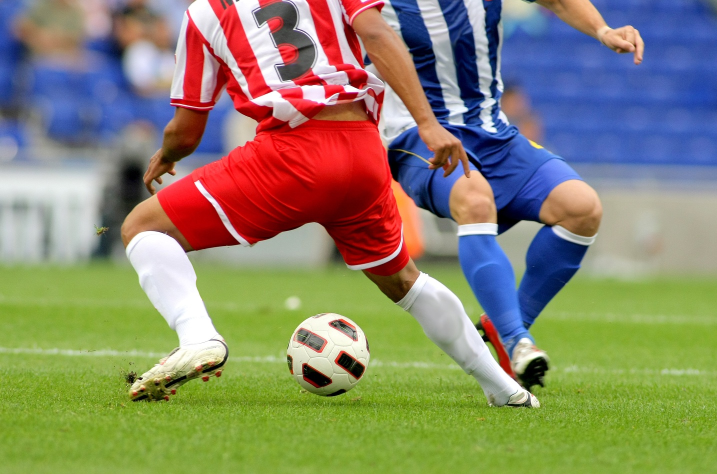
#> input picture 03_ImageProcessing/soccer.jpg, 1434 x 948 px (shown at 1/2 size); the run also reads 1 picture not shown here
$ jupyter execute 3_practice.ipynb
#> lines starting #> are read from the running program, lines starting #| are printed output that depends on the picture
[cell 1]
# 02
import cv2 as cv
import numpy as np
import matplotlib.pyplot as plt
import sys

img = cv.imread('JohnHancocksSignature.png', cv.IMREAD_UNCHANGED)

if img is None:
    print('Image load failed')
    sys.exit()

se = np.uint8([[1],
               [1]])

dilation = cv.dilate(img, se, iterations=1)
plt.imshow(dilation, cmap='gray')
plt.xticks([])  # Hide x-axis ticks
plt.yticks([])  # Hide y-axis ticks
plt.title('Dilated Image')
plt.show()

erosion = cv.erode(img, se, iterations=1)
plt.imshow(erosion, cmap='gray')
plt.xticks([])  # Hide x-axis ticks
plt.yticks([])  # Hide y-axis ticks
plt.title('Eroded Image')
plt.show()

### 히스토그램 평활화
s_k = round( (L - 1) * CDF(k) )

[cell 2]
# 04
import cv2 as cv
import numpy as np

img = cv.imread('soccer.jpg')                             # 이미지 불러오기
#> img is the input picture: shape (948, 1434, 3); mean B, G, R 107.2, 133.3, 136.9

# 2) 그레이스케일 변환 + 텍스트 추가
gray = cv.cvtColor(img, cv.COLOR_BGR2GRAY)                # 컬러 → 흑백으로 변환
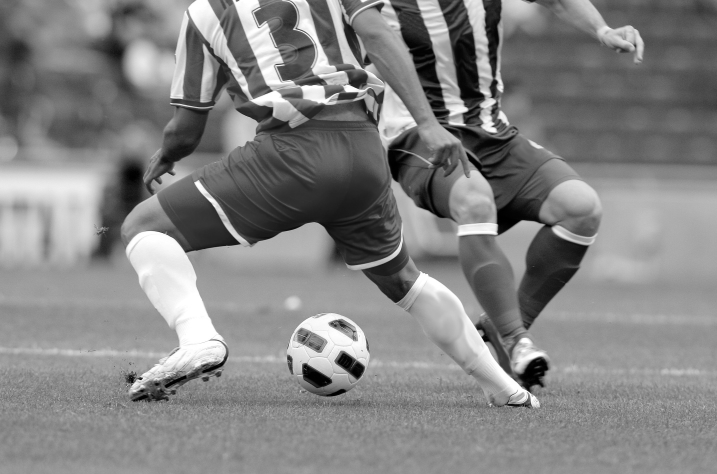
#> gray: shape (948, 1434) (shown at 1/2 size); min 0, max 255, mean 131.4
cv.imshow('gray', gray)                                 # 그레이스케일 이미지 출력

# 수평 엣지 검출을 위한 커널 정의
fedge_h = np.array([
    [-1.0, -1.0, -1.0],
    [ 0.0,  0.0,  0.0],
    [ 1.0,  1.0,  1.0]
])

# 샤프닝 효과를 위한 커널 정의
fsharp = np.array([
    [ 0.0, -1.0,  0.0],
    [-1.0,  4.0, -1.0],
    [ 0.0, -1.0,  0.0]
])

# 엠보싱 효과를 위한 커널 정의
femboss = np.array([
    [-1.0, 0.0, 0.0],
    [ 0.0, 0.0, 0.0],
    [ 0.0, 0.0, 1.0]
])

# 3) 수평 엣지 검출
edge_h = cv.filter2D(gray, -1, fedge_h)                  # 필터 적용
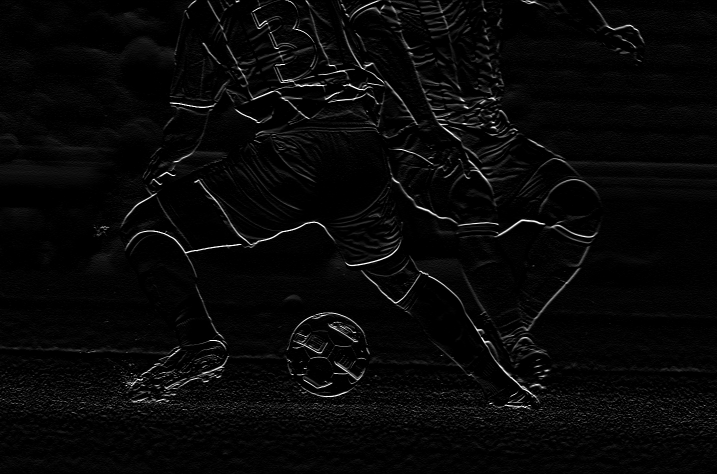
#> edge_h: shape (948, 1434) (shown at 1/2 size); min 0, max 255, mean 7.7
cv.imshow('edge_h', edge_h)                               # 결과 출력

# 4) 샤프닝 효과 적용
sharp = cv.filter2D(gray, -1, fsharp)
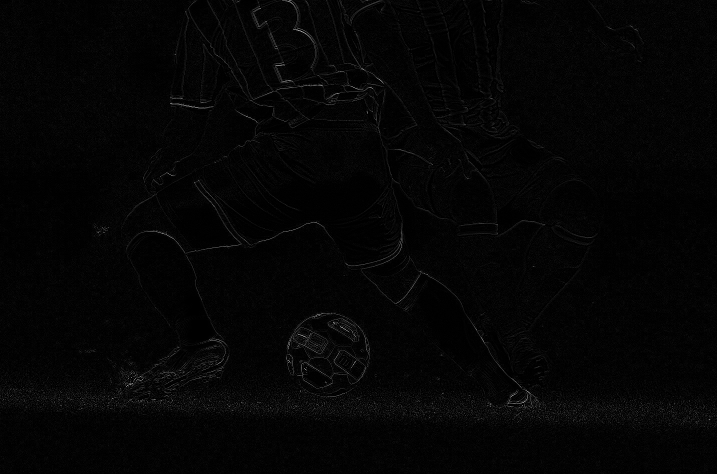
#> sharp: shape (948, 1434) (shown at 1/2 size); min 0, max 255, mean 4.4
sharp = np.uint8(np.clip(sharp, 0, 255))                  # uint8로 변환
cv.imshow('sharp', sharp)

# 5) 엠보싱 효과 적용
gray16 = np.int16(gray)
emboss = np.uint8(
    np.clip(cv.filter2D(gray16, -1, femboss) + 128, 0, 255)
)
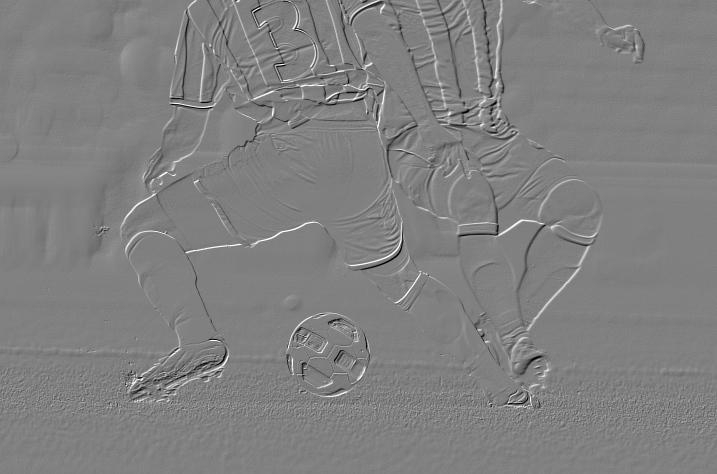
#> emboss: shape (948, 1434) (shown at 1/2 size); min 0, max 255, mean 128
cv.imshow('emboss', emboss)

cv.waitKey(0)
cv.destroyAllWindows()

| 효과       | 핵심 목적     | 커널 특징        | 대표 변화         |
| -------- | --------- | ------------ | ------------- |
| 수평 엣지 검출 | 수평 경계 강조  | 상-하 방향 차이    | 경계만 밝고 배경 어두움 |
| 샤프닝      | 전체 경계 선명화 | 중심 강조, 주변 억제 | 흐릿한 이미지 선명하게  |
| 엠보싱      | 입체감(양각)   | 대각선 차이, +128 | 빛이 비친 듯한 효과   |

[cell 3]
# 06
import numpy as np
import matplotlib.pyplot as plt

# 파라미터
sigma = 1.0
mean = 0.0

# 1차원 가우시안 함수
def gaussian_1d(x, mu, sigma):
    return (1.0 / (np.sqrt(2 * np.pi) * sigma)) * np.exp(- (x - mu)**2 / (2 * sigma**2))

# 2차원 가우시안 함수
def gaussian_2d(x, y, mu, sigma):
    return (1.0 / (2 * np.pi * sigma**2)) * np.exp(- ((x - mu)**2 + (y - mu)**2) / (2 * sigma**2))

# 1D 그리기
x = np.linspace(-5, 5, 100)
y1d = gaussian_1d(x, mean, sigma)

plt.figure(figsize=(12, 5))

plt.subplot(1, 2, 1)
plt.plot(x, y1d)
plt.title('1D Gaussian Function')
plt.xlabel('x')
plt.ylabel('G(x)')
plt.grid(True)

# 2D 그리기
X = np.linspace(-5, 5, 100)
Y = np.linspace(-5, 5, 100)
X, Y = np.meshgrid(X, Y)
Z = gaussian_2d(X, Y, mean, sigma)

from mpl_toolkits.mplot3d import Axes3D

ax = plt.subplot(1, 2, 2, projection='3d')
ax.plot_surface(X, Y, Z, cmap='viridis')
ax.set_title('2D Gaussian Function')
ax.set_xlabel('x')
ax.set_ylabel('y')
ax.set_zlabel('G(x,y)')

plt.tight_layout()
plt.show()
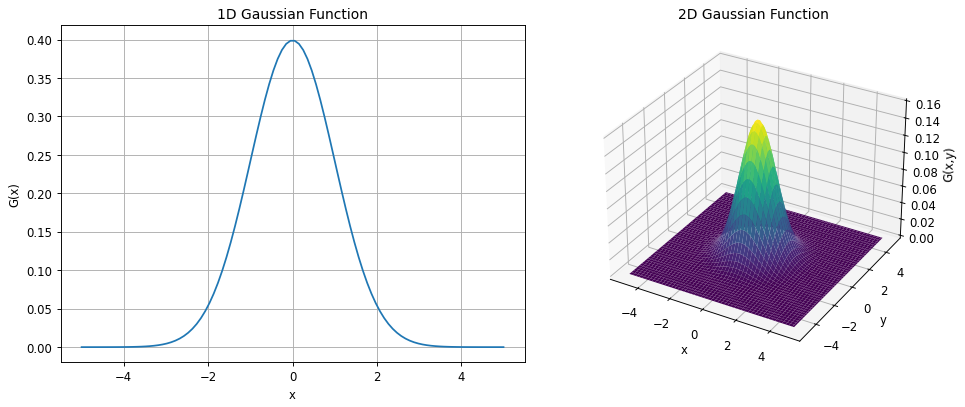
#> figure drawn by matplotlib, 2 panels; panel 1: curve peaks at x = -0.0505, y = 0.398

[cell 4]
# 07
import cv2 as cv
import numpy as np

img = cv.imread('soccer.jpg')                             # 이미지 불러오기
gray = cv.cvtColor(img, cv.COLOR_BGR2GRAY)
# cv.imshow('gray', gray)                                   # 변환된 흑백 이미지 띄우기

# 3) 가우시안 블러(스무딩) 강도 비교
# 커널 크기가 커질수록 더 많이 흐려짐
smooth = cv.GaussianBlur(gray, (7, 7), 0.0)                 # 5x5 블러
median = cv.medianBlur(gray, 7)

cv.imshow('smooth', smooth)
cv.imshow('median', median)

cv.waitKey(0)
cv.destroyAllWindows()

[cell 5]
import cv2 as cv
import numpy as np
import matplotlib.pyplot as plt

# 이미지 로드 → 그레이스케일
img = cv.imread('soccer.jpg', cv.IMREAD_GRAYSCALE)
#> img: shape (948, 1434); min 0, max 255, mean 131.4
if img is None:
    print("이미지를 불러올 수 없습니다.")
    exit()

# ------------------------------
# 1) Salt & Pepper 노이즈 추가
# ------------------------------
def add_salt_pepper_noise(image, prob):
#> called with prob = 0.02
    output = np.copy(image)
    # Salt (흰 점)
    num_salt = np.ceil(prob * image.size * 0.5)
#> num_salt = 13595
    coords = [np.random.randint(0, i - 1, int(num_salt)) for i in image.shape]
    output[coords[0], coords[1]] = 255

    # Pepper (검은 점)
    num_pepper = np.ceil(prob * image.size * 0.5)
#> num_pepper = 13595
    coords = [np.random.randint(0, i - 1, int(num_pepper)) for i in image.shape]
    output[coords[0], coords[1]] = 0
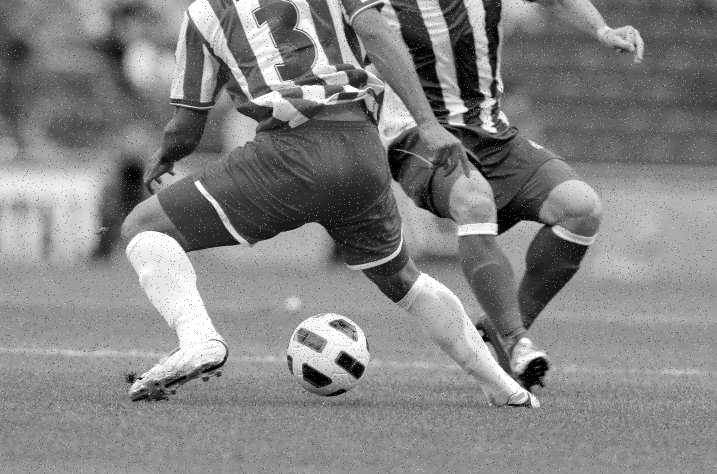
#> output: shape (948, 1434) (shown at 1/2 size); min 0, max 255, mean 131.3

    return output

noisy = add_salt_pepper_noise(img, 0.02)

# ------------------------------
# 2) Gaussian Blur
# ------------------------------
gaussian = cv.GaussianBlur(noisy, (5, 5), 0)

# ------------------------------
# 3) Median Blur
# ------------------------------
median = cv.medianBlur(noisy, 5)

# ------------------------------
# 4) 결과 시각화
# ------------------------------
titles = ['Original', 'Noisy (Salt & Pepper)', 'Gaussian Blur', 'Median Blur']
images = [img, noisy, gaussian, median]

plt.figure(figsize=(12, 6))

for i in range(4):
    plt.subplot(1, 4, i+1)
    plt.imshow(images[i], cmap='gray')
    plt.title(titles[i])
    plt.axis('off')

plt.tight_layout()
plt.show()

| 비교     | 가우시안 블러    | 미디언 블러            |
| ------ | ---------- | ----------------- |
| 원리     | 가우시안 가중 평균 | 중앙값 선택            |
| 이상치 제거 | 보통         | 매우 강력 (소금-후추 노이즈) |
| 엣지 유지  | 일부 흐려짐     | 엣지 잘 유지           |
| 효과     | 자연스러운 블러   | 경계 유지하면서 잡음 제거    |
| 속도     | 빠름         | 상대적으로 느림 (정렬 연산)  |

[cell 6]
# 09
import cv2 as cv

def draw(event, x, y, flags, param):
    global ix, iy

    if event == cv.EVENT_LBUTTONDOWN:
        ix, iy = x, y
    elif event == cv.EVENT_LBUTTONUP:
        # 안전하게 좌표 정렬!
        x1, x2 = min(ix, x), max(ix, x)
        y1, y2 = min(iy, y), max(iy, y)

        # 선택 영역 추출
        patch = img[y1:y2, x1:x2, :]

        # 너무 작은 영역 방지
        if patch.size == 0:
            print("선택 영역이 너무 작습니다.")
            return

        patch1 = cv.resize(patch, dsize=(0, 0), fx=5, fy=5, interpolation=cv.INTER_NEAREST)
        patch2 = cv.resize(patch, dsize=(0, 0), fx=5, fy=5, interpolation=cv.INTER_LINEAR)
        patch3 = cv.resize(patch, dsize=(0, 0), fx=5, fy=5, interpolation=cv.INTER_CUBIC)

        # 결과 출력
        cv.imshow('Nearest Neighbor', patch1)
        cv.imshow('Bilinear', patch2)
        cv.imshow('Bicubic', patch3)

img = cv.imread('rose.png')
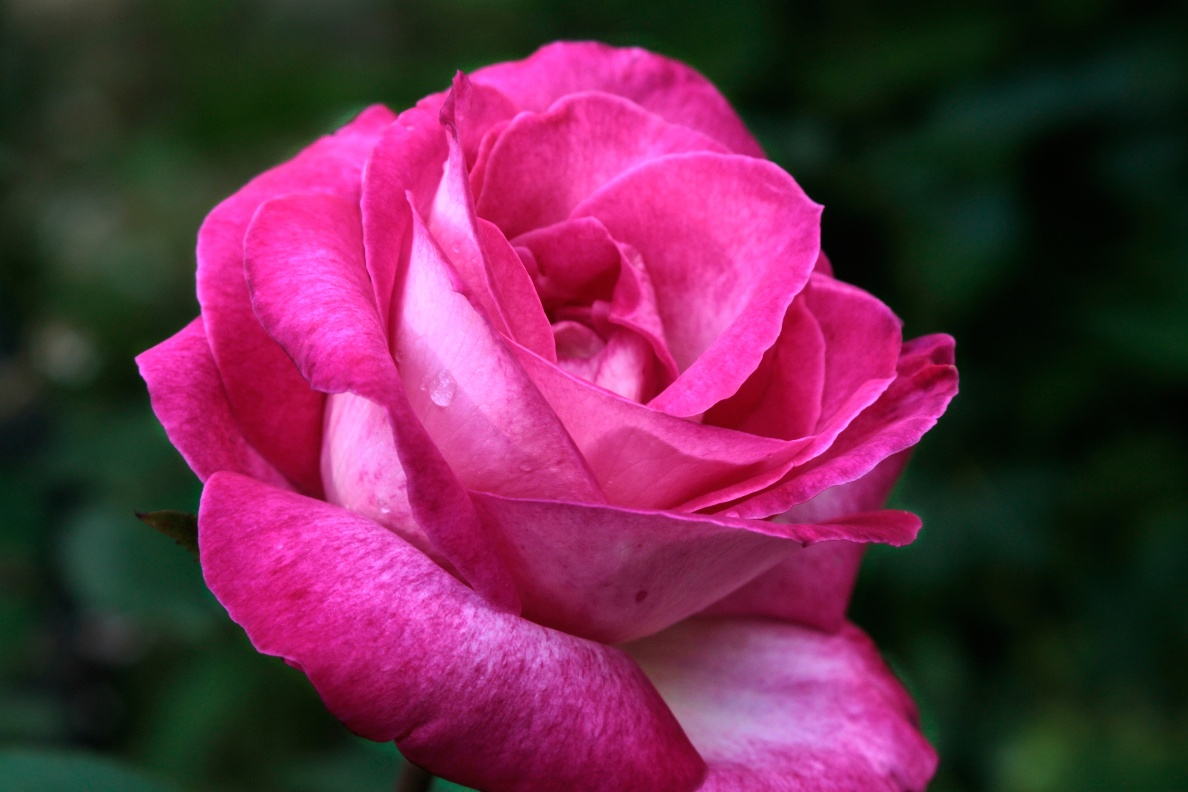
#> input picture 03_ImageProcessing/rose.png, 1188 x 792 px
#> img is the input picture: shape (792, 1188, 3); mean B, G, R 74.2, 43.7, 103.8

cv.namedWindow('Original Image')
cv.imshow('Original Image', img)
cv.setMouseCallback('Original Image', draw)

cv.waitKey(0)
cv.destroyAllWindows()
